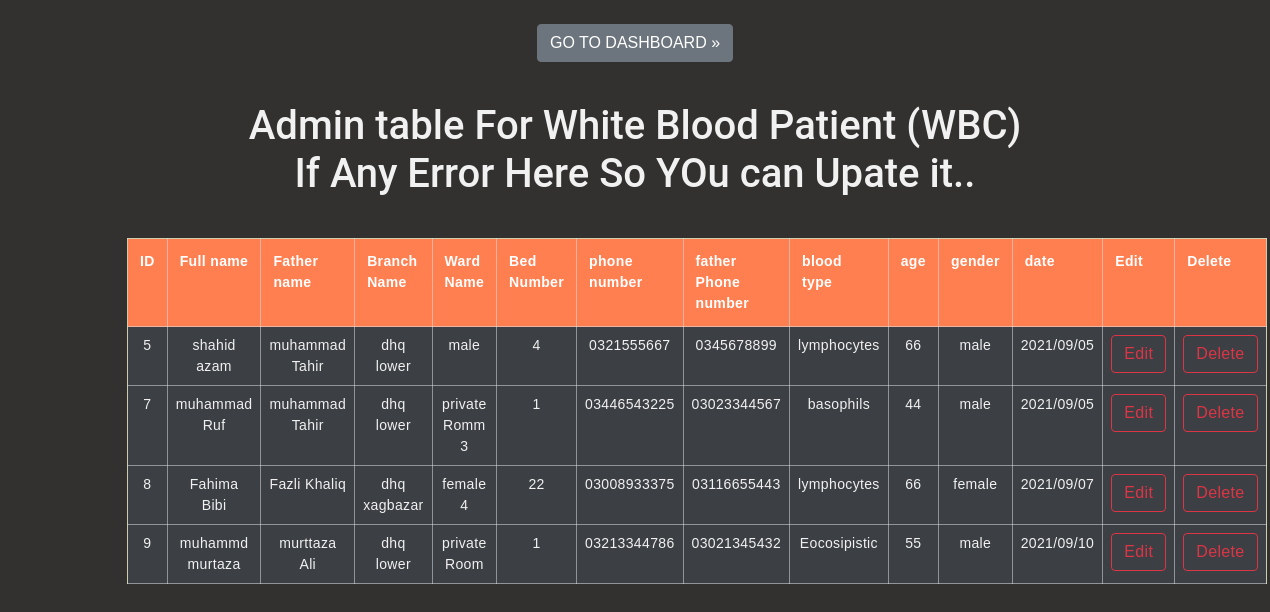
The app's page /admin/wbc_patienttable.php with its own data.
### tables this page shows
CREATE TABLE `white_blood_patient` (
  `id` int(167) NOT NULL,
  `name` varchar(22) DEFAULT NULL,
  `father_name` varchar(33) DEFAULT NULL,
  `branch_name` varchar(66) DEFAULT NULL,
  `ward_name` varchar(22) DEFAULT NULL,
  `bed_number` int(66) DEFAULT NULL,
  `phone_number` varchar(199) DEFAULT NULL,
  `f_phone_number` varchar(188) DEFAULT NULL,
  `blood_type` varchar(66) DEFAULT NULL,
  `age` int(66) DEFAULT NULL,
  `gender` varchar(22) DEFAULT NULL,
  `date` varchar(22) DEFAULT NULL
);

### admin/wbc_patienttable.php (the view, shortened to what this page needs)
<!DOCTYPE html>
<html lang="en">
<head>
  <link href="assets/vendor/bootstrap/css/bootstrap.min.css" rel="stylesheet">
  <link href="assets/vendor/icofont/icofont.min.css" rel="stylesheet">
  <link href="assets/vendor/boxicons/css/boxicons.min.css" rel="stylesheet">
  <link href="assets/vendor/owl.carousel/assets/owl.carousel.min.css" rel="stylesheet">
  <link href="assets/vendor/aos/aos.css" rel="stylesheet">
  <link href="css/style.css" rel="stylesheet">
</head>
<body>
<br>
 <CENTER><a class="btn btn-secondary" href="http://localhost/blood/admin/dashboard/index1.php" role="button">GO TO DASHBOARD »</a>
</CENTER>
    <div class="table-container">
        <h1 class="heading"> Admin table For White Blood Patient (WBC)<BR>If Any Error Here So YOu can Upate it.. </h1>
        <table class="table">
                <thead>
                        <tr>
                          <th scope="col"> ID </th>
                          <th scope="col">Full name </th>
                          <th scope="col">Father name</th>
                          <th scope="col">Branch Name</th>
                          <th scope="col">Ward Name</th>
                          <th scope="col">Bed Number</th>
                          <th scope="col">phone number</th>
                          <th scope="col">father Phone number</th>
                          <th scope="col">blood type</th>
                          <th scope="col">age</th>
                          <th scope="col">gender</th>
                          <th scope="col">date</th>
                          <th scope="col">Edit</th>
                          <th scope="col">Delete</th>
                </thead>
                <?php
include "connection.php";
$query=" SELECT * FROM white_blood_patient";
$data=mysqli_query($conn,$query);
while($result=mysqli_fetch_assoc($data))
{
    echo "
<tr>
<td>".$result['id']."</td>
<td>".$result['name']."</td>
<td>".$result['father_name']."</td>
<td>".$result['branch_name']."</td>
<td>".$result['ward_name']."</td>
<td>".$result['bed_number']."</td>
<td>".$result['phone_number']."</td>
<td>".$result['f_phone_number']."</td>
<td>".$result['blood_type']."</td>
<td>".$result['age']."</td>
<td>".$result['gender']."</td>
<td>".$result['date']."</td>
<td><a href='wbc_editpatient.php? ID=$result[id] &name=$result[name]&fn=$result[father_name]&bh=$result[branch_name]&wn=$result[ward_name]
&bn=$result[bed_number] &ph=$result[phone_number]&fph=$result[f_phone_number]&bt=$result[blood_type]&age=$result[age]&gn=$result[gender]
 &date=$result[date]
'   class='btn btn-outline-danger'>Edit</a></td>
<td><a href='wbc_pdelete.php? ID=$result[id]' class='btn btn-outline-danger'>Delete</a></td>
";
}
?>
</table>
        </div>
</body>
</html>

### admin/CSS/style.css (style rules this page uses)
body { font-family: "Open Sans", sans-serif; color: #4d4643; }
a { color: #1bbd36; }
h1, h2, h3, h4, h5, h6 { font-family: "Roboto", sans-serif; }

### admin/wbc_patienttable.php (style rules this page uses)
* { margin:0%; padding: 0%; box-sizing: border-box; }
body { background: #32312f; font-family:sans-serif; }
.table-container { padding: 0 10%; margin: 40px auto 0; }
.heading { font-size: 40px; text-align: center; color: #f1f1f1; margin-bottom: 40px; }
.table { width: 100%; border-collapse: collapse; background: darkkhaki; }
.table thead { background: coral; }
.table thead tr th { font-size: 14px; font-weight: 600; letter-spacing: 0.35px; color: #ffffffff; opacity: 1; padding: 12px; vertical-align: top; border:1px solid #dee2e685; }
.table tbody tr td { font-size: 14px; letter-spacing: 0.35px; font-weight: normal; color: #f1f1f1; background-color: #3c3f44; padding:8px; text-align: center; border:1px solid #dee2e685; }

### records on screen
white_blood_patient: id "5", name "shahid azam", father_name "muhammad Tahir", branch_name "dhq lower", ward_name "male", bed_number "4", phone_number "0321555667", f_phone_number "0345678899", blood_type "lymphocytes", age "66", gender "male", date "2021/09/05"
white_blood_patient: id "7", name "muhammad Ruf", father_name "muhammad Tahir", branch_name "dhq lower", ward_name "private Romm 3", bed_number "1", phone_number "03446543225", f_phone_number "03023344567", blood_type "basophils", age "44", gender "male", date "2021/09/05"
white_blood_patient: id "8", name "Fahima Bibi", father_name "Fazli Khaliq", branch_name "dhq xagbazar", ward_name "female 4", bed_number "22", phone_number "03008933375", f_phone_number "03116655443", blood_type "lymphocytes", age "66", gender "female", date "2021/09/07"
white_blood_patient: id "9", name "muhammd murtaza", father_name "murttaza Ali", branch_name "dhq lower", ward_name "private Room", bed_number "1", phone_number "03213344786", f_phone_number "03021345432", blood_type "Eocosipistic", age "55", gender "male", date "2021/09/10"
